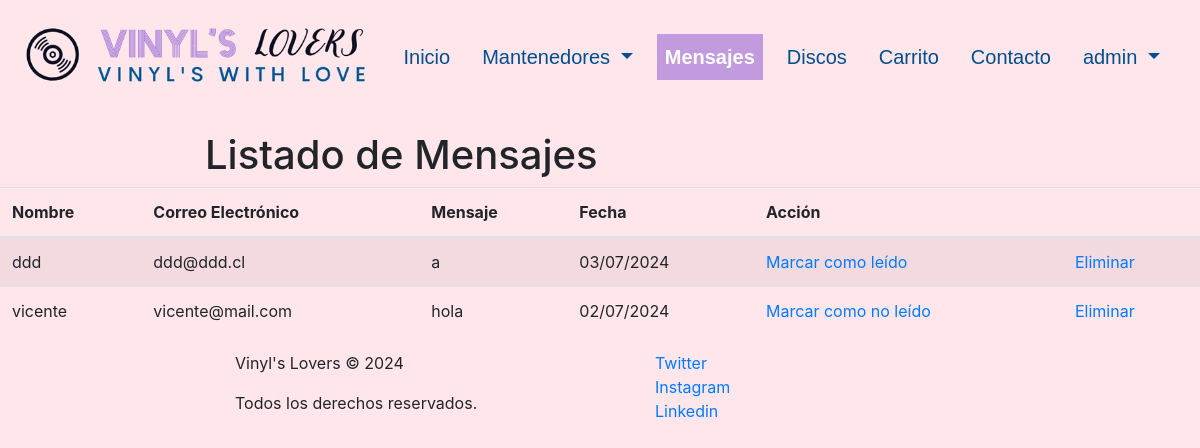
Before: /mensajes (signed in) with the older database file.
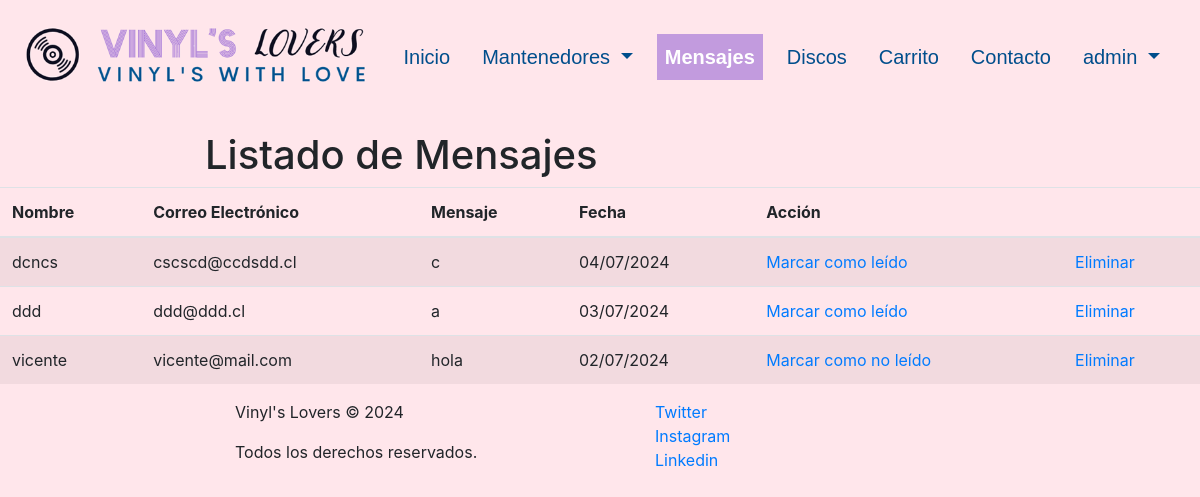
After: the same page with the newer database file.
### discos/models.py (models this page shows, shortened)
class Mensaje(models.Model):
    id_mensaje = models.AutoField(db_column='idMensaje', primary_key=True)
    nombre = models.CharField(max_length=100, null=False, blank=False)
    correo_electronico = models.EmailField(max_length=254, null=False, blank=False)
    mensaje = models.TextField(null=False, blank=False)
    fecha = models.DateTimeField(auto_now_add=True)
    leido = models.BooleanField(default=False, db_column='leido')

### discos/views.py (the view)
# urls.py: path('mensajes', views.listadoMensajes, name='mensajes'),
@login_required
def listadoMensajes(request):
    mensajes = Mensaje.objects.all().order_by('-fecha')
    context = {'mensajes': mensajes, 'clase': 'mensajes'}
    return render(request, 'discos/mensajes.html', context)

### discos/templates/discos/mensajes.html (shortened to what this page needs)
{% extends "discos/base.html" %}
{% load static %}
{% block content %}
{% if user.is_staff %}
  <br>
  <div class="row justify-content-center">
    <div class="col-md-8 col-sm-12">
      <header>
        <h1>Listado de Mensajes</h1>
      </header>
    </div>
  </div>
  <div class="table-container">
      <table class="table table-striped">
          {% if mensajes %}
              <thead>
                  <tr>
                      <th scope="col">Nombre</th>
                      <th scope="col">Correo Electrónico</th>
                      <th scope="col">Mensaje</th>
                      <th scope="col">Fecha</th>
                      <th scope="col" colspan="2">Acción</th>
                  </tr>
              </thead>
              <tbody>
                  {% for mensaje in mensajes %}
                      <tr>
                          <td>{{ mensaje.nombre }}</td>
                          <td>{{ mensaje.correo_electronico }}</td>
                          <td>{{ mensaje.mensaje }}</td>
                          <td>{{ mensaje.fecha|date:"d/m/Y" }}</td>
                          <td class="td-mark-read">
                              {% if not mensaje.leido %}
                                  <a href="{% url 'cambiar_estado' pk=mensaje.id_mensaje %}">Marcar como leído</a>
                              {% else %}
                                  <a href="{% url 'cambiar_estado' pk=mensaje.id_mensaje %}">Marcar como no leído</a>
                              {% endif %}
                          </td>
                          <td class="td-delete"><a href="{% url 'mensajes_del' pk=mensaje.id_mensaje %}">Eliminar</a></td>
                      </tr>
                  {% endfor %}
              </tbody>
          {% endif %}
      </table>
  </div>
{% else %}
  <div class="container-permisos">
    <h1>Error</h1>
    <p>No tienes permisos para ver esta página</p>
  </div>
{% endif %}
{% endblock %}

Changed rows visible on the page:
added Mensaje: nombre "dcncs", correo_electronico "cscscd@ccdsdd.cl", mensaje "c", fecha "04/07/2024", leido "Marcar como leído"
